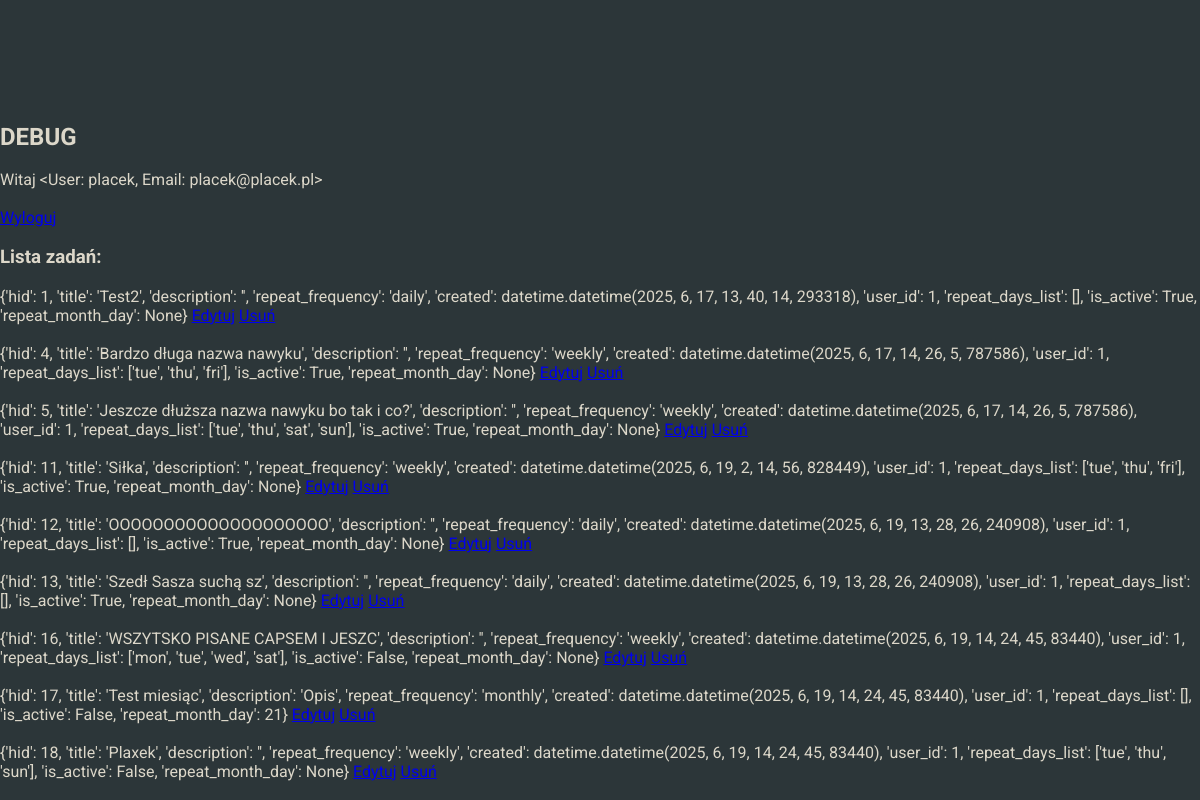
Page /debug (signed in) on the committed database.
### habitcakesapp/blueprints/userbase/models.py (models this page shows, shortened)
class User(db.Model, UserMixin):
    __tablename__ = 'users'
    uid = db.Column(db.Integer, primary_key=True)
    username = db.Column(db.String, nullable=False)
    password = db.Column(db.String, nullable=False)
    email = db.Column(db.String, nullable=False)
    role = db.Column(db.String,default='user', nullable=False)
    habits = db.relationship('Habit', back_populates='user')
    __table_args__ = (
        db.UniqueConstraint('email', name='_email_uc'),
    )
    def __repr__(self):
        return f'<User: {self.username}, Email: {self.email}>'

### habitcakesapp/blueprints/habits/models.py (models this page shows, shortened)
class Habit(db.Model):
    __tablename__ = 'habits'
    hid = db.Column(db.Integer, primary_key=True)
    title = db.Column(db.String, nullable=False)
    description = db.Column(db.String, nullable=True)
    repeat_frequency = db.Column(db.String, nullable=True)
    repeat_day = db.Column(db.String, nullable=True)
    created = db.Column(db.DateTime, default=datetime.now(), nullable=False)
    is_active = db.Column(db.Boolean, default=True, nullable=False)
    repeat_month_day = db.Column(db.Integer,nullable=True)
    user_id = db.Column(db.Integer, db.ForeignKey('users.uid'), nullable=False, index=True)
    user = db.relationship('User', back_populates='habits')
    completions = db.relationship('HabitCompletion', backref='habit', cascade="all, delete-orphan")

### habitcakesapp/blueprints/core/routes.py (the view)
@core.route('/debug')
@login_required
def debug():
    user_habits = current_user.habits
    processed_habits = []
    for habit in user_habits:
        habit_dict = {
            'hid': habit.hid,
            'title': habit.title,
            'description': habit.description,
            'repeat_frequency': habit.repeat_frequency,
            'created': habit.created,
            'user_id': habit.user_id,
            'repeat_days_list': habit.repeat_day.split('.') if habit.repeat_day else [],
            'is_active': habit.is_active,
            'repeat_month_day': habit.repeat_month_day
        }
        processed_habits.append(habit_dict)
    return render_template('core/debug.html', habits=processed_habits)

### habitcakesapp/blueprints/core/templates/core/debug.html (shortened to what this page needs)
{% extends "base.html" %}
{% block content %}
    <main>
        <section class="section-padding">
            <h2>DEBUG</h2><br>
            <p>Witaj {{ current_user }}</p><br>
            <a href="{{ url_for('userbase.logout') }}">Wyloguj</a><br><br>
            <h3>Lista zadań:</h3><br>
            <ul>
                {% for habit in habits %}
                <li>{{ habit }} <a href="{{ url_for('habits.edit_habit', habit_id=habit['hid']) }}">Edytuj</a>
                    <a href="{{ url_for('habits.delete', habit_id=habit['hid']) }}">Usuń</a>
                </li><br>
                {% endfor %}
            </ul>
        </section>
    </main>
{% endblock %}

### habitcakesapp/templates/base.html (shortened to what this page needs)
<!DOCTYPE html>
<html lang="pl">
<head>
    <link rel="stylesheet" href="{{ url_for('static', filename='styles.css') }}">
</head>
<body>
    {% block content %}{% endblock %}
</body>
</html>

### habitcakesapp/static/styles.css (style rules this page uses)
html { box-sizing: border-box; scroll-behavior: smooth; }
*, *::before, *::after { box-sizing: inherit; margin: 0; padding: 0; }
body { font-family: "Roboto", sans-serif; color: #DCD7C9; background-color: #2C3639; min-height: 100svh; display: flex; flex-direction: column; justify-content: space-between; }

### rows in the picture
User: username+email "<User: placek, Email: placek@placek.pl>"
Habit: habit "{'hid': 1, 'title': 'Test2', 'description': '', 'repeat_frequency': 'daily', 'created': datetime.datetime(2025, 6, 17, 13, 40, 14, 293318), 'user_id': 1, 'repeat_days_list': [], 'is_active': True, 'repeat_month_day': None}"
Habit: habit "{'hid': 4, 'title': 'Bardzo długa nazwa nawyku', 'description': '', 'repeat_frequency': 'weekly', 'created': datetime.datetime(2025, 6, 17, 14, 26, 5, 787586), 'user_id': 1, 'repeat_days_list': ['tue', 'thu', 'fri'], 'is_active': True, 'repeat_month_day': None}"
Habit: habit "{'hid': 5, 'title': 'Jeszcze dłuższa nazwa nawyku bo tak i co?', 'description': '', 'repeat_frequency': 'weekly', 'created': datetime.datetime(2025, 6, 17, 14, 26, 5, 787586), 'user_id': 1, 'repeat_days_list': ['tue', 'thu', 'sat', 'sun'], 'is_active': True, 'repeat_month_day': None}"
Habit: habit "{'hid': 11, 'title': 'Siłka', 'description': '', 'repeat_frequency': 'weekly', 'created': datetime.datetime(2025, 6, 19, 2, 14, 56, 828449), 'user_id': 1, 'repeat_days_list': ['tue', 'thu', 'fri'], 'is_active': True, 'repeat_month_day': None}"
Habit: habit "{'hid': 12, 'title': 'OOOOOOOOOOOOOOOOOOOO', 'description': '', 'repeat_frequency': 'daily', 'created': datetime.datetime(2025, 6, 19, 13, 28, 26, 240908), 'user_id': 1, 'repeat_days_list': [], 'is_active': True, 'repeat_month_day': None}"
Habit: habit "{'hid': 13, 'title': 'Szedł Sasza suchą sz', 'description': '', 'repeat_frequency': 'daily', 'created': datetime.datetime(2025, 6, 19, 13, 28, 26, 240908), 'user_id': 1, 'repeat_days_list': [], 'is_active': True, 'repeat_month_day': None}"
Habit: habit "{'hid': 16, 'title': 'WSZYTSKO PISANE CAPSEM I JESZC', 'description': '', 'repeat_frequency': 'weekly', 'created': datetime.datetime(2025, 6, 19, 14, 24, 45, 83440), 'user_id': 1, 'repeat_days_list': ['mon', 'tue', 'wed', 'sat'], 'is_active': False, 'repeat_month_day': None}"
Habit: habit "{'hid': 17, 'title': 'Test miesiąc', 'description': 'Opis', 'repeat_frequency': 'monthly', 'created': datetime.datetime(2025, 6, 19, 14, 24, 45, 83440), 'user_id': 1, 'repeat_days_list': [], 'is_active': False, 'repeat_month_day': 21}"
Habit: habit "{'hid': 18, 'title': 'Plaxek', 'description': '', 'repeat_frequency': 'weekly', 'created': datetime.datetime(2025, 6, 19, 14, 24, 45, 83440), 'user_id': 1, 'repeat_days_list': ['tue', 'thu', 'sun'], 'is_active': False, 'repeat_month_day': None}"
